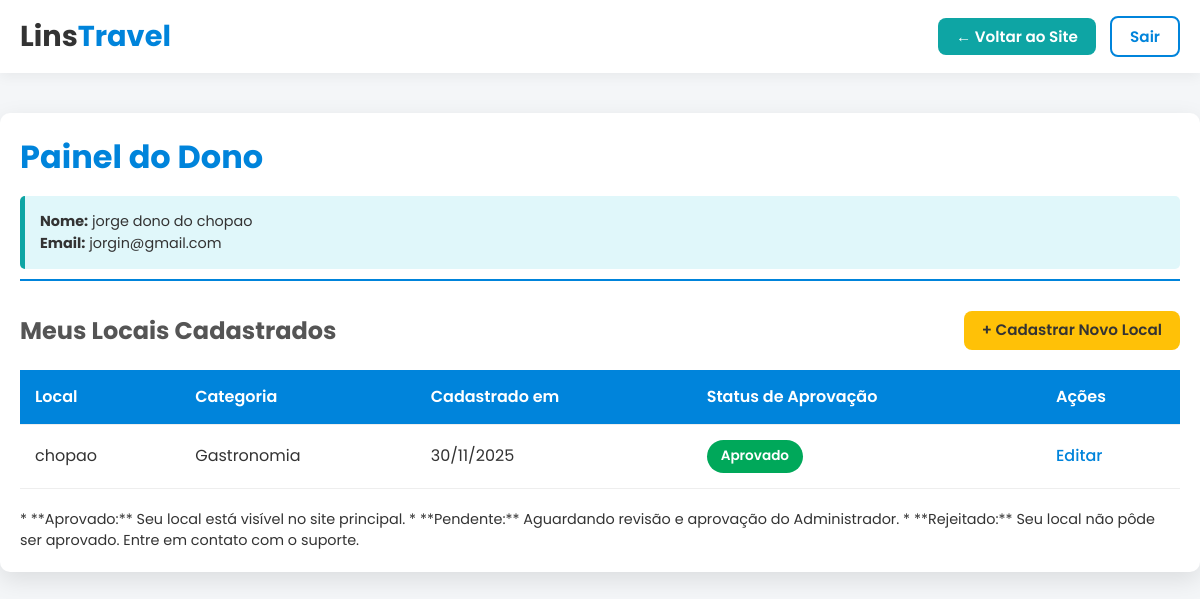
Page /php/owner_dashboard.php (signed in) on the earlier database version.
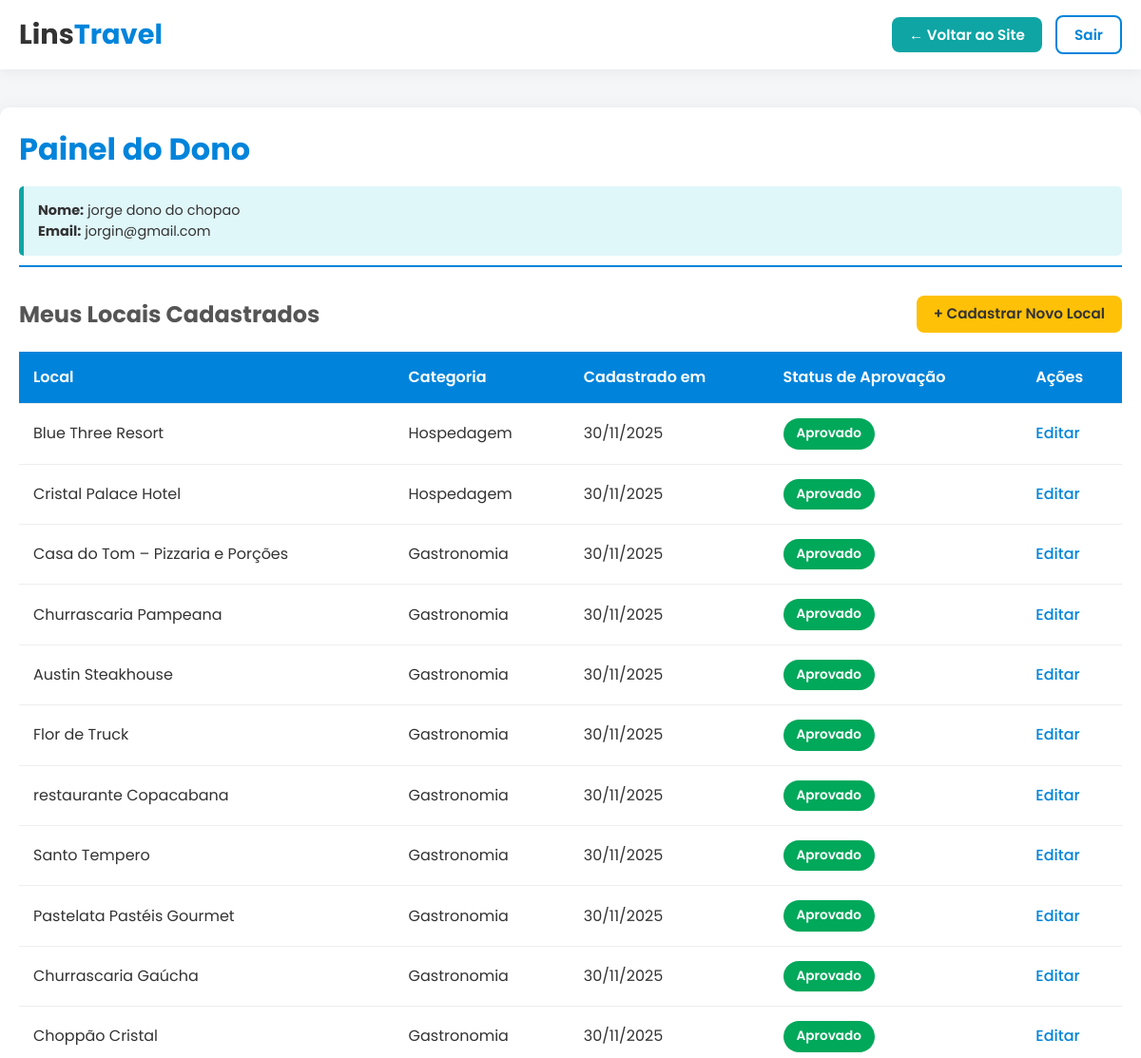
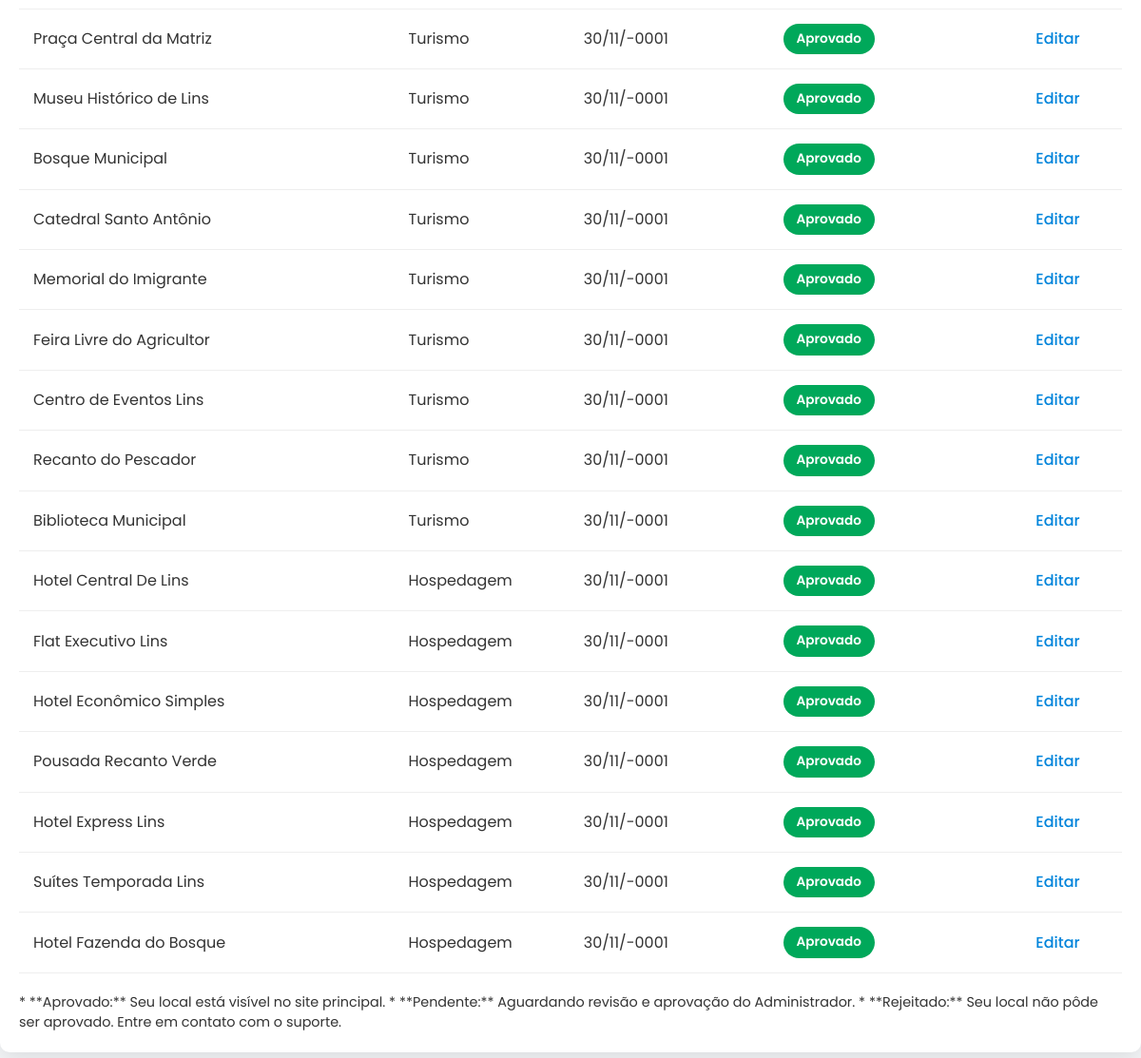
Same page on the later database version (2 pictures, top to bottom).
### tables this page shows
CREATE TABLE `lugares` (
  `id` int(11) NOT NULL,
  `dono_id` int(11) NOT NULL,
  `nome` varchar(255) NOT NULL,
  `descricao` text NOT NULL,
  `endereco` varchar(255) NOT NULL,
  `imagem` varchar(255) NOT NULL,
  `categoria` enum('destaque','turismo','gastronomia','hospedagem') NOT NULL,
  `status_aprovacao` enum('pendente','aprovado','rejeitado','') NOT NULL,
  `estrelas_media` decimal(2,1) NOT NULL,
  `data_cadastro` datetime NOT NULL,
  `cep` varchar(10) DEFAULT NULL,
  `telefone` varchar(15) DEFAULT NULL
);

### php/owner_dashboard.php (the view, shortened to what this page needs)
<?php
include "conn.php";
$currentUserId = $_SESSION['user']['id'];
$userName = htmlspecialchars($_SESSION['user']['name']);
$userEmail = htmlspecialchars($_SESSION['user']['email']);
function buscarMeusLugares($pdo, $donoId) {
    $sql = "SELECT id, nome, categoria, status_aprovacao, data_cadastro FROM lugares WHERE dono_id = :donoId ORDER BY data_cadastro DESC";
    try {
        $stmt = $pdo->prepare($sql);
        $stmt->bindParam(':donoId', $donoId, PDO::PARAM_INT);
        $stmt->execute();
        return $stmt->fetchAll(PDO::FETCH_ASSOC);
    } catch (PDOException $e) {
        error_log("Erro ao buscar meus locais: " . $e->getMessage());
        return [];
    }
}
$meusLugares = buscarMeusLugares($pdo, $currentUserId);
?>
<!DOCTYPE html>
<html lang="pt-br">
<head>
    <link rel="stylesheet" href="../css/owner.css">
</head>
<body>
<nav class="navbar">
    <div class="nav-inner">
        <div class="brand"><a href="../index.php">Lins<span class="brand-accent">Travel</span></a></div>
        <div>
            <a href="../index.php" class="btn btn-back">← Voltar ao Site</a>
            <a href="logout.php" class="btn btn-outline">Sair</a>
        </div>
    </div>
</nav>
<div class="dashboard-container">
    <header class="dashboard-header">
        <h1>Painel do Dono</h1>
        <div class="profile-info">
            <p><strong>Nome:</strong> <?= $userName ?></p>
            <p><strong>Email:</strong> <?= $userEmail ?></p>
        </div>
    </header>
    <div class="action-bar">
        <h2>Meus Locais Cadastrados</h2>
        <a href="add_lugar.php" class="btn btn-primary">+ Cadastrar Novo Local</a>
    </div>
    <?php if (empty($meusLugares)): ?>
        <div style="padding: 20px; border: 1px dashed #ccc; text-align: center; margin-top: 20px; border-radius: 5px;">
            <p>Você ainda não cadastrou nenhum local.</p>
            <a href="add_lugar.php" class="btn btn-primary" style="margin-top: 10px;">Comece a Cadastrar Agora!</a>
        </div>
    <?php else: ?>
        <table class="data-table">
            <thead>
                <tr>
                    <th>Local</th>
                    <th>Categoria</th>
                    <th>Cadastrado em</th>
                    <th>Status de Aprovação</th>
                    <th>Ações</th>
                </tr>
            </thead>
            <tbody>
                <?php foreach ($meusLugares as $lugar): ?>
                    <tr>
                        <td><?= htmlspecialchars($lugar['nome']) ?></td>
                        <td><?= htmlspecialchars(ucfirst($lugar['categoria'])) ?></td>
                        <td><?= date('d/m/Y', strtotime($lugar['data_cadastro'])) ?></td>
                        <td>
                            <?php
                                $status = htmlspecialchars($lugar['status_aprovacao']);
                                $class  = "status-" . strtolower($status);
                                $displayStatus = match ($status) {
                                    'aprovado'  => 'Aprovado',
                                    'pendente'  => 'Pendente',
                                    'rejeitado' => 'Rejeitado',
                                    default     => 'Desconhecido',
                                };
                            ?>
                            <span class="status-badge <?= $class ?>"><?= $displayStatus ?></span>
                        </td>
                        <td>
                            <a href="edit_lugar.php?id=<?= $lugar['id'] ?>" class="action-link">Editar</a>
                        </td>
                    </tr>
                <?php endforeach; ?>
            </tbody>
        </table>
        <p style="margin-top: 20px; font-size: 0.9rem;">
            * **Aprovado:** Seu local está visível no site principal.
            * **Pendente:** Aguardando revisão e aprovação do Administrador.
            * **Rejeitado:** Seu local não pôde ser aprovado. Entre em contato com o suporte.
        </p>
    <?php endif; ?>
</div>
</body>
</html>

### css/owner.css (style rules this page uses)
* { margin: 0; padding: 0; box-sizing: border-box; }
body { font-family: "Poppins", Arial, sans-serif; background-color: #f4f6f8; color: #333; line-height: 1.5; }
.navbar { background-color: #ffffff; box-shadow: 0 4px 12px rgba(0,0,0,0.05); padding: 15px 0; position: sticky; top: 0; z-index: 100; }
.nav-inner { max-width: 1200px; margin: 0 auto; padding: 0 20px; display: flex; justify-content: space-between; align-items: center; }
.brand a { font-size: 1.8rem; font-weight: 700; color: #333; text-decoration: none; }
.brand-accent { color: #0084db; }
.btn { text-decoration: none; padding: 8px 18px; border-radius: 8px; font-weight: 600; border: none; cursor: pointer; font-size: 0.95rem; transition: background-color 0.3s, transform 0.2s; margin-left: 10px; }
.btn-primary { background-color: #ffc107; color: #333; }
.btn-back { background-color: #0ea5a4; color: white; }
.btn-outline { background-color: transparent; border: 2px solid #0084db; color: #0084db; }
.dashboard-container { max-width: 1200px; margin: 40px auto; padding: 20px; background: white; border-radius: 10px; box-shadow: 0 8px 25px rgba(0, 0, 0, 0.1); }
.dashboard-header { border-bottom: 2px solid #0084db; padding-bottom: 10px; margin-bottom: 30px; }
.dashboard-header h1 { font-size: 2rem; color: #0084db; margin: 0; }
.profile-info { margin-top: 15px; padding: 15px; background: #e0f7fa; border-left: 5px solid #0ea5a4; border-radius: 5px; font-size: 0.9rem; }
.action-bar { display: flex; justify-content: space-between; align-items: center; margin-bottom: 20px; }
.action-bar h2 { font-size: 1.5rem; color: #555; margin: 0; }
.data-table { width: 100%; border-collapse: collapse; margin-top: 20px; }
.data-table th, .data-table td { padding: 15px; text-align: left; border-bottom: 1px solid #eee; }
.data-table th { background-color: #0084db; color: white; font-weight: 600; }
.status-badge { padding: 6px 14px; border-radius: 20px; font-weight: 600; font-size: 0.85rem; color: white; display: inline-block; }
.status-aprovado { background-color: #00a85a; }
.action-link { color: #0084db; text-decoration: none; font-weight: 500; transition: color 0.2s; }

Differences in the rows shown:
added lugares: nome "Blue Three Resort", categoria "Hospedagem", data_cadastro "30/11/2025", status_aprovacao "Aprovado"
added lugares: nome "Cristal Palace Hotel", categoria "Hospedagem", data_cadastro "30/11/2025", status_aprovacao "Aprovado"
added lugares: nome "Casa do Tom – Pizzaria e Porções", categoria "Gastronomia", data_cadastro "30/11/2025", status_aprovacao "Aprovado"
added lugares: nome "Churrascaria Pampeana", categoria "Gastronomia", data_cadastro "30/11/2025", status_aprovacao "Aprovado"
added lugares: nome "Austin Steakhouse", categoria "Gastronomia", data_cadastro "30/11/2025", status_aprovacao "Aprovado"
added lugares: nome "Flor de Truck", categoria "Gastronomia", data_cadastro "30/11/2025", status_aprovacao "Aprovado"
added lugares: nome "restaurante Copacabana", categoria "Gastronomia", data_cadastro "30/11/2025", status_aprovacao "Aprovado"
added lugares: nome "Santo Tempero", categoria "Gastronomia", data_cadastro "30/11/2025", status_aprovacao "Aprovado"
added lugares: nome "Pastelata Pastéis Gourmet", categoria "Gastronomia", data_cadastro "30/11/2025", status_aprovacao "Aprovado"
added lugares: nome "Churrascaria Gaúcha", categoria "Gastronomia", data_cadastro "30/11/2025", status_aprovacao "Aprovado"
changed lugares: nome "chopao" → "Choppão Cristal"
added lugares: nome "Praça Central da Matriz", categoria "Turismo", data_cadastro "30/11/-0001", status_aprovacao "Aprovado"
added lugares: nome "Museu Histórico de Lins", categoria "Turismo", data_cadastro "30/11/-0001", status_aprovacao "Aprovado"
added lugares: nome "Bosque Municipal", categoria "Turismo", data_cadastro "30/11/-0001", status_aprovacao "Aprovado"
added lugares: nome "Catedral Santo Antônio", categoria "Turismo", data_cadastro "30/11/-0001", status_aprovacao "Aprovado"
added lugares: nome "Memorial do Imigrante", categoria "Turismo", data_cadastro "30/11/-0001", status_aprovacao "Aprovado"
added lugares: nome "Feira Livre do Agricultor", categoria "Turismo", data_cadastro "30/11/-0001", status_aprovacao "Aprovado"
added lugares: nome "Centro de Eventos Lins", categoria "Turismo", data_cadastro "30/11/-0001", status_aprovacao "Aprovado"
added lugares: nome "Recanto do Pescador", categoria "Turismo", data_cadastro "30/11/-0001", status_aprovacao "Aprovado"
added lugares: nome "Biblioteca Municipal", categoria "Turismo", data_cadastro "30/11/-0001", status_aprovacao "Aprovado"
added lugares: nome "Hotel Central De Lins", categoria "Hospedagem", data_cadastro "30/11/-0001", status_aprovacao "Aprovado"
added lugares: nome "Flat Executivo Lins", categoria "Hospedagem", data_cadastro "30/11/-0001", status_aprovacao "Aprovado"
added lugares: nome "Hotel Econômico Simples", categoria "Hospedagem", data_cadastro "30/11/-0001", status_aprovacao "Aprovado"
added lugares: nome "Pousada Recanto Verde", categoria "Hospedagem", data_cadastro "30/11/-0001", status_aprovacao "Aprovado"
added lugares: nome "Hotel Express Lins", categoria "Hospedagem", data_cadastro "30/11/-0001", status_aprovacao "Aprovado"
added lugares: nome "Suítes Temporada Lins", categoria "Hospedagem", data_cadastro "30/11/-0001", status_aprovacao "Aprovado"
added lugares: nome "Hotel Fazenda do Bosque", categoria "Hospedagem", data_cadastro "30/11/-0001", status_aprovacao "Aprovado"
